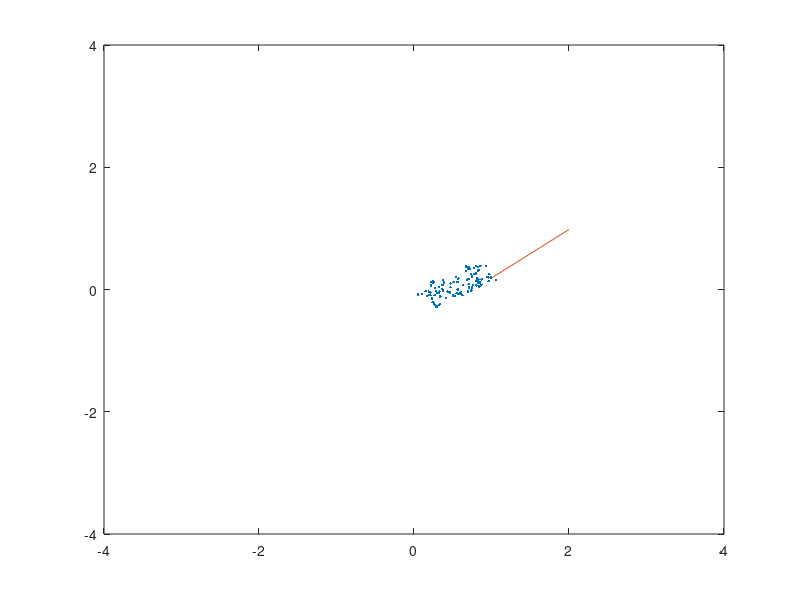

This figure's MATLAB source:
N = 100;
x1 = rand(1, N);
x2 = 0.4*rand(1, N);

A = [x1;x2];
R = [cos(deg2rad(60)) -sin(deg2rad(60)); sin(deg2rad(60)), cos(deg2rad(60))];
D = R*A;

x = D(2,:);
y = D(1,:);
plot(x,  y, '.');
xlim([-4, 4])
ylim([-4, 4])

hold on

Q = (D*D')/(N-1);
[V, D] = eig(Q);
temp = diag(D);
[temp_sorted, idx] = sort(temp, "descend");
D_sorted = diag(temp_sorted)

V_sorted = V(:, idx)
u1 = V_sorted(:, 1)
plot(u1);